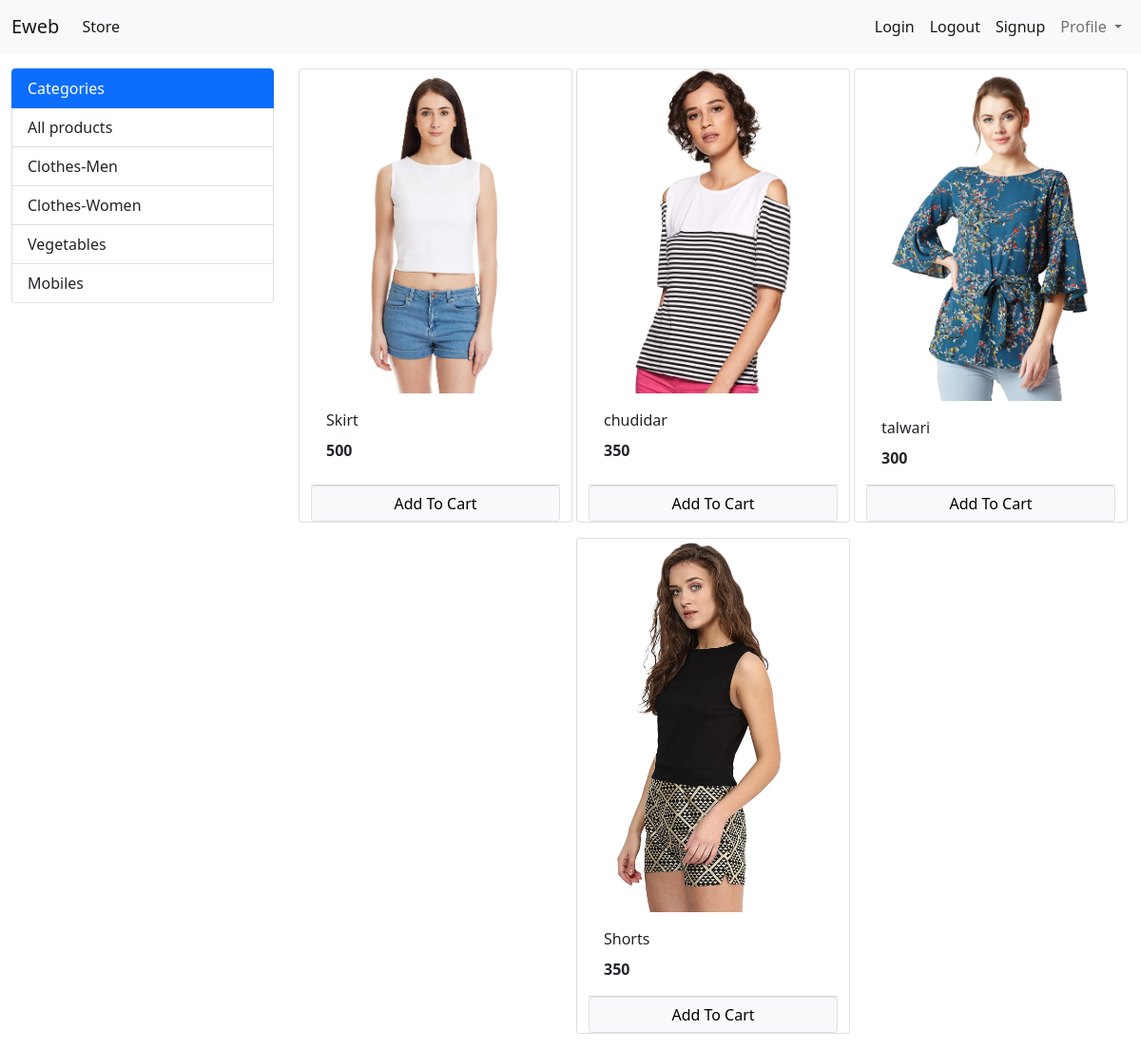
The app's page /?category=2 with its own data.
### store/models/category.py (models this page shows, shortened)
class Category(models.Model):
    name = models.CharField(max_length=30)
    @staticmethod
    def get_all_categories():
        return Category.objects.all()

### store/models/product.py (models this page shows, shortened)
class Product(models.Model):
    name = models.CharField(max_length=30)
    price = models.IntegerField(default=0)
    description = models.CharField(max_length=200, default='', null=True, blank=True)
    image = models.ImageField(upload_to='uploads/products')
    category = models.ForeignKey(Category, on_delete=models.CASCADE, default=1)
    @staticmethod
    def get_all_products_by_categoryid(category_id):
        if category_id:
            return Product.objects.filter(category=category_id)
        else:
            return Product.get_all_products()

### store/views/home.py (the view, shortened to what this page needs)
# urls.py: path('', Home.as_view(), name='home'),
class Home(View):
    def get(self, request):
        cart = request.session.get('cart')
        if not cart:
            request.session['cart'] = {}
        products = None
        categories = Category.get_all_categories()
        categoryID = request.GET.get('category')
        if categoryID:
            products = Product.get_all_products_by_categoryid(categoryID)
        else:
            products = Product.get_all_products()
        data = {}
        data['products'] = products
        data['categories'] = categories
        print('you are:', request.session.get('email'))
        return render(request, 'index.html', data)

### store/templatetags/cart.py (called while the page is built)
@register.filter(name='is_in_cart')
def is_in_cart(product, cart):
    keys = cart.keys()
    for id in keys:
        if int(id) == product.id:
            return True
    return False;

### store/templates/index.html (shortened to what this page needs)
{% extends 'base.html' %}
{% block content %}
{% load cart %}
    <div class="container-fluid mt-3">
      <div class="row">
            <div class="col-lg-3 mx-auto">
              <div class="list-group">
                <a href="#" class="list-group-item list-group-item-action active" aria-current="true">
                  Categories
                </a>
                <a href="/" class="list-group-item list-group-item-action">All products</a>
                {% for category in categories %}
                <a href="/?category={{category.id}}" class="list-group-item list-group-item-action">{{category.name}}</a>
                {% endfor %}
                </div>
            </div>
        <div id="products" class="col-lg-9 mx-auto">
          <div class="row mx-auto">
            {% for i in products %}
                 <div class="card mx-auto mb-3" style="width: 18rem;">
                   <img src="{{i.image.url}}" class="card-img-top" alt="Card image cap">
                  <div class="card-body">
                     <p class="card-title">{{i.name}}</p>
                     <p class="card-text"><b>{{i.price}}</b></p>
                    </div>
                    <div class="card-footer p-0 no-gutters">
                      {% if i|is_in_cart:request.session.cart %}
                      <div  class="row no-gutters">
                        <form action="/" method="post" class="col-2">
                          {% csrf_token %}
                          <input hidden type="text" name="product" value="{{i.id}}">
                          <input hidden type="text" name="remove" value='True'>
                          <input type="submit" value="-" class="btn btn-block btn-secondary ">
                          </form>
                        <div class="text-center col">{{i|cart_quantity:request.session.cart}} in Cart</div>
                        <form action="/" method="post" class="col-2 ">
                        {% csrf_token %}
                        <input hidden name="product" value="{{i.id}}">
                        <input type="submit" value="+" class="btn btn-block btn-secondary ">
                        </form>
                      </div>
                      {% else %}
                      <form action="/" method="POST" class="btn-block">
                      <input type="submit" class="float-right btn btn-light border form-control" value="Add To Cart">
                      </form>
                      {% endif %}
                  </div>
                  </div>
             {% endfor %}
           </div>
        </div>
      </div>
</div>
{% endblock %}

### records on screen
Category: name "Clothes-Men"
Category: name "Clothes-Women"
Category: name "Vegetables"
Category: name "Mobiles"
Product: image (picture), name "Skirt", price "500"
Product: image (picture), name "chudidar", price "350"
Product: image (picture), name "talwari", price "300"
Product: image (picture), name "Shorts", price "350"
